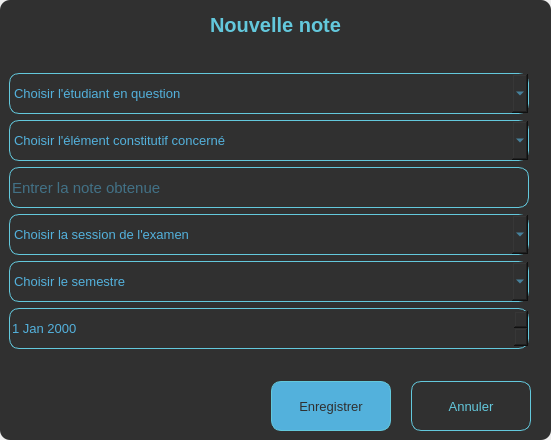
<?xml version="1.0" encoding="UTF-8"?>
<ui version="4.0">
 <class>Dialog</class>
 <widget class="QDialog" name="Dialog">
  <property name="geometry">
   <rect>
    <x>0</x>
    <y>0</y>
    <width>551</width>
    <height>440</height>
   </rect>
  </property>
  <property name="minimumSize">
   <size>
    <width>551</width>
    <height>440</height>
   </size>
  </property>
  <property name="maximumSize">
   <size>
    <width>551</width>
    <height>440</height>
   </size>
  </property>
  <property name="windowTitle">
   <string>Dialog</string>
  </property>
  <layout class="QVBoxLayout" name="verticalLayout_3">
   <property name="spacing">
    <number>0</number>
   </property>
   <property name="leftMargin">
    <number>0</number>
   </property>
   <property name="topMargin">
    <number>0</number>
   </property>
   <property name="rightMargin">
    <number>0</number>
   </property>
   <property name="bottomMargin">
    <number>0</number>
   </property>
   <item>
    <widget class="QFrame" name="frame">
     <property name="minimumSize">
      <size>
       <width>551</width>
       <height>440</height>
      </size>
     </property>
     <property name="maximumSize">
      <size>
       <width>551</width>
       <height>440</height>
      </size>
     </property>
     <property name="styleSheet">
      <string notr="true">border-radius:10px; 
background-color:#303030;</string>
     </property>
     <property name="frameShape">
      <enum>QFrame::StyledPanel</enum>
     </property>
     <property name="frameShadow">
      <enum>QFrame::Raised</enum>
     </property>
     <layout class="QVBoxLayout" name="verticalLayout_2">
      <item>
       <widget class="QFrame" name="frame_2">
        <property name="frameShape">
         <enum>QFrame::StyledPanel</enum>
        </property>
        <property name="frameShadow">
         <enum>QFrame::Raised</enum>
        </property>
        <layout class="QHBoxLayout" name="horizontalLayout_2">
         <property name="leftMargin">
          <number>0</number>
         </property>
         <property name="topMargin">
          <number>0</number>
         </property>
         <property name="rightMargin">
          <number>0</number>
         </property>
         <property name="bottomMargin">
          <number>0</number>
         </property>
         <item>
          <spacer name="horizontalSpacer_9">
           <property name="orientation">
            <enum>Qt::Horizontal</enum>
           </property>
           <property name="sizeHint" stdset="0">
            <size>
             <width>145</width>
             <height>20</height>
            </size>
           </property>
          </spacer>
         </item>
         <item>
          <widget class="QLabel" name="label_2">
           <property name="minimumSize">
            <size>
             <width>211</width>
             <height>31</height>
            </size>
           </property>
           <property name="maximumSize">
            <size>
             <width>211</width>
             <height>31</height>
            </size>
           </property>
           <property name="font">
            <font>
             <pointsize>15</pointsize>
             <weight>75</weight>
             <bold>true</bold>
            </font>
           </property>
           <property name="styleSheet">
            <string notr="true">color: #63C8DC;</string>
           </property>
           <property name="text">
            <string>Nouvelle note</string>
           </property>
           <property name="alignment">
            <set>Qt::AlignCenter</set>
           </property>
          </widget>
         </item>
         <item>
          <spacer name="horizontalSpacer_10">
           <property name="orientation">
            <enum>Qt::Horizontal</enum>
           </property>
           <property name="sizeHint" stdset="0">
            <size>
             <width>145</width>
             <height>20</height>
            </size>
           </property>
          </spacer>
         </item>
        </layout>
       </widget>
      </item>
      <item>
       <spacer name="verticalSpacer">
        <property name="orientation">
         <enum>Qt::Vertical</enum>
        </property>
        <property name="sizeHint" stdset="0">
         <size>
          <width>20</width>
          <height>26</height>
         </size>
        </property>
       </spacer>
      </item>
      <item>
       <layout class="QVBoxLayout" name="verticalLayout">
        <item>
         <widget class="QComboBox" name="etudiantComboBox">
          <property name="minimumSize">
           <size>
            <width>520</width>
            <height>41</height>
           </size>
          </property>
          <property name="maximumSize">
           <size>
            <width>520</width>
            <height>41</height>
           </size>
          </property>
          <property name="font">
           <font>
            <pointsize>10</pointsize>
           </font>
          </property>
          <property name="styleSheet">
           <string notr="true">color: rgb(83, 177, 220);
border:1px solid #63C8DC;</string>
          </property>
          <item>
           <property name="text">
            <string>Choisir l'étudiant en question</string>
           </property>
          </item>
         </widget>
        </item>
        <item>
         <widget class="QComboBox" name="elemCfComboBox">
          <property name="minimumSize">
           <size>
            <width>520</width>
            <height>41</height>
           </size>
          </property>
          <property name="maximumSize">
           <size>
            <width>520</width>
            <height>41</height>
           </size>
          </property>
          <property name="font">
           <font>
            <pointsize>10</pointsize>
           </font>
          </property>
          <property name="styleSheet">
           <string notr="true">color: rgb(83, 177, 220);
border:1px solid #63C8DC;</string>
          </property>
          <item>
           <property name="text">
            <string>Choisir l'élément constitutif concerné</string>
           </property>
          </item>
         </widget>
        </item>
        <item>
         <widget class="QLineEdit" name="noteLineEdit">
          <property name="minimumSize">
           <size>
            <width>520</width>
            <height>41</height>
           </size>
          </property>
          <property name="maximumSize">
           <size>
            <width>520</width>
            <height>41</height>
           </size>
          </property>
          <property name="font">
           <font>
            <pointsize>11</pointsize>
            <weight>50</weight>
            <bold>false</bold>
           </font>
          </property>
          <property name="styleSheet">
           <string notr="true">color: rgb(83, 177, 220);
border:1px solid #63C8DC;
</string>
          </property>
          <property name="placeholderText">
           <string>Entrer la note obtenue</string>
          </property>
         </widget>
        </item>
        <item>
         <widget class="QComboBox" name="sessionComboBox">
          <property name="minimumSize">
           <size>
            <width>520</width>
            <height>41</height>
           </size>
          </property>
          <property name="maximumSize">
           <size>
            <width>520</width>
            <height>41</height>
           </size>
          </property>
          <property name="font">
           <font>
            <pointsize>10</pointsize>
           </font>
          </property>
          <property name="styleSheet">
           <string notr="true">color: rgb(83, 177, 220);
border:1px solid #63C8DC;</string>
          </property>
          <item>
           <property name="text">
            <string>Choisir la session de l'examen</string>
           </property>
          </item>
          <item>
           <property name="text">
            <string>session normale </string>
           </property>
          </item>
          <item>
           <property name="text">
            <string>rattrapage</string>
           </property>
          </item>
         </widget>
        </item>
        <item>
         <widget class="QComboBox" name="semestreComboBox">
          <property name="minimumSize">
           <size>
            <width>520</width>
            <height>41</height>
           </size>
          </property>
          <property name="maximumSize">
           <size>
            <width>520</width>
            <height>41</height>
           </size>
          </property>
          <property name="font">
           <font>
            <pointsize>10</pointsize>
           </font>
          </property>
          <property name="styleSheet">
           <string notr="true">color: rgb(83, 177, 220);
border:1px solid #63C8DC;</string>
          </property>
          <item>
           <property name="text">
            <string>Choisir le semestre</string>
           </property>
          </item>
          <item>
           <property name="text">
            <string>Semestre1</string>
           </property>
          </item>
          <item>
           <property name="text">
            <string>Semestre 2</string>
           </property>
          </item>
          <item>
           <property name="text">
            <string>Semestre 3</string>
           </property>
          </item>
          <item>
           <property name="text">
            <string>Semestre 4</string>
           </property>
          </item>
          <item>
           <property name="text">
            <string>Semestre 5</string>
           </property>
          </item>
          <item>
           <property name="text">
            <string>Semestre 6</string>
           </property>
          </item>
          <item>
           <property name="text">
            <string>Semestre 7</string>
           </property>
          </item>
          <item>
           <property name="text">
            <string>Semestre 8</string>
           </property>
          </item>
          <item>
           <property name="text">
            <string>Semestre 9</string>
           </property>
          </item>
          <item>
           <property name="text">
            <string>Semestre 10</string>
           </property>
          </item>
         </widget>
        </item>
        <item>
         <widget class="QDateEdit" name="dateEdit">
          <property name="minimumSize">
           <size>
            <width>520</width>
            <height>41</height>
           </size>
          </property>
          <property name="maximumSize">
           <size>
            <width>520</width>
            <height>41</height>
           </size>
          </property>
          <property name="font">
           <font>
            <pointsize>10</pointsize>
           </font>
          </property>
          <property name="styleSheet">
           <string notr="true">color: rgb(83, 177, 220);
border:1px solid #63C8DC;</string>
          </property>
         </widget>
        </item>
       </layout>
      </item>
      <item>
       <spacer name="verticalSpacer_2">
        <property name="orientation">
         <enum>Qt::Vertical</enum>
        </property>
        <property name="sizeHint" stdset="0">
         <size>
          <width>20</width>
          <height>26</height>
         </size>
        </property>
       </spacer>
      </item>
      <item>
       <widget class="QFrame" name="frame_5">
        <property name="maximumSize">
         <size>
          <width>16777215</width>
          <height>16777215</height>
         </size>
        </property>
        <property name="frameShape">
         <enum>QFrame::StyledPanel</enum>
        </property>
        <property name="frameShadow">
         <enum>QFrame::Raised</enum>
        </property>
        <layout class="QHBoxLayout" name="horizontalLayout_8">
         <property name="leftMargin">
          <number>0</number>
         </property>
         <property name="topMargin">
          <number>0</number>
         </property>
         <property name="rightMargin">
          <number>11</number>
         </property>
         <property name="bottomMargin">
          <number>0</number>
         </property>
         <item>
          <spacer name="horizontalSpacer">
           <property name="orientation">
            <enum>Qt::Horizontal</enum>
           </property>
           <property name="sizeHint" stdset="0">
            <size>
             <width>40</width>
             <height>20</height>
            </size>
           </property>
          </spacer>
         </item>
         <item>
          <widget class="QFrame" name="frame_6">
           <property name="frameShape">
            <enum>QFrame::StyledPanel</enum>
           </property>
           <property name="frameShadow">
            <enum>QFrame::Raised</enum>
           </property>
           <layout class="QHBoxLayout" name="horizontalLayout_7">
            <property name="spacing">
             <number>20</number>
            </property>
            <property name="leftMargin">
             <number>0</number>
            </property>
            <property name="topMargin">
             <number>0</number>
            </property>
            <property name="rightMargin">
             <number>0</number>
            </property>
            <property name="bottomMargin">
             <number>0</number>
            </property>
            <item>
             <widget class="QPushButton" name="saveBtn">
              <property name="minimumSize">
               <size>
                <width>120</width>
                <height>50</height>
               </size>
              </property>
              <property name="maximumSize">
               <size>
                <width>120</width>
                <height>50</height>
               </size>
              </property>
              <property name="font">
               <font>
                <pointsize>10</pointsize>
               </font>
              </property>
              <property name="styleSheet">
               <string notr="true">
QPushButton {
color: rgb(48, 48, 48);
	background-color: rgb(83, 177, 220);
border-radius:10px;
border: 1px solid #63C8DC;
}
</string>
              </property>
              <property name="text">
               <string>Enregistrer</string>
              </property>
             </widget>
            </item>
            <item>
             <widget class="QPushButton" name="cancelBtn">
              <property name="minimumSize">
               <size>
                <width>120</width>
                <height>50</height>
               </size>
              </property>
              <property name="maximumSize">
               <size>
                <width>120</width>
                <height>50</height>
               </size>
              </property>
              <property name="font">
               <font>
                <pointsize>10</pointsize>
                <underline>false</underline>
               </font>
              </property>
              <property name="styleSheet">
               <string notr="true">QPushButton {
color: #63C8DC;
background-color: #303030;
border-radius:10px;
border: 1px solid #63C8DC;
}
</string>
              </property>
              <property name="text">
               <string>Annuler</string>
              </property>
             </widget>
            </item>
           </layout>
          </widget>
         </item>
        </layout>
       </widget>
      </item>
     </layout>
    </widget>
   </item>
  </layout>
 </widget>
 <resources/>
 <connections/>
</ui>
